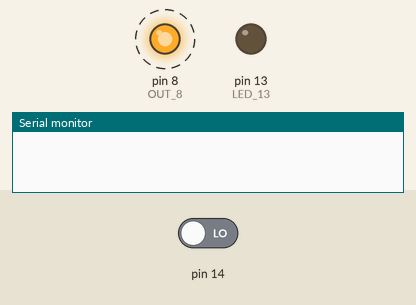
A sketch run on a simulated Arduino Uno, built with avr-gcc and run on an emulated ATmega328P. Parts: output pins drawn as LEDs (lit = HIGH), the last lines printed to the serial monitor. Dashed ring = blinking. The test bench sets the inputs (shaded band); at power-on: pin 14 LOW.

Above: at 1.2 s.
1.3 s: pin 14 driven HIGH
At 2.3 s:
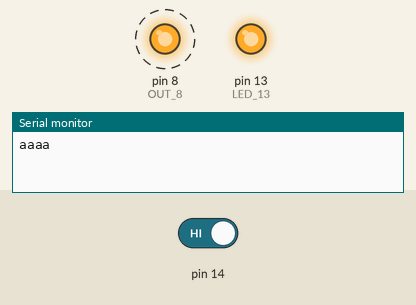
4.3 s: pin 14 driven LOW
At 4.9 s:
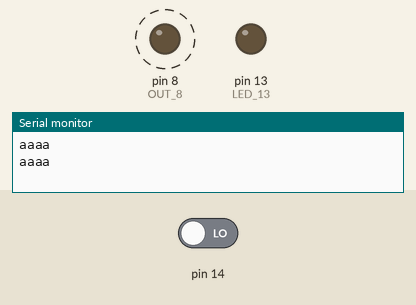
Timing chart, 0 to 13.3 s (numbered marks = the images above; inputs shaded):
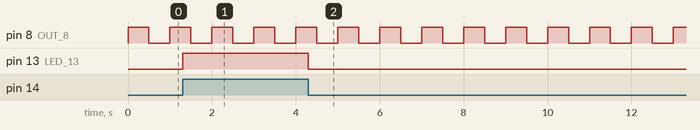

The sketch:

external_interrupt.ino
```cpp
#define OUT_8 (8)
#define LED_13 (13)

#define PCICR_PORTD_MASK (1 << 1)
#define PCICR_PORTD_CLEAR_FLAG (~(1 << 1))
#define PCMSK2_PCINT23_ENALBE_MASK (1 << 0)

ISR(PCINT1_vect) {
  PCIFR &= PCICR_PORTD_CLEAR_FLAG;  // Clear interrupt flag of PORTD

  digitalRead(LED_13) ? digitalWrite(LED_13, LOW) : digitalWrite(LED_13, HIGH);
  Serial.println("aaaa");


}

void setup() {
  Serial.begin(9600);
  pinMode(OUT_8, OUTPUT);
  pinMode(LED_13, OUTPUT);
  pinMode(7, INPUT);

  sei(); // Enable interrupts

  PCICR |= PCICR_PORTD_MASK; // Enable external interrupt on PORTD
  PCIFR &= PCICR_PORTD_CLEAR_FLAG; // Clear interrupt flag of PORTD
  PCMSK1 |= PCMSK2_PCINT23_ENALBE_MASK; // Enable interrupt on pin 7 (PCINT23)
}

void loop() {
  digitalWrite(OUT_8, HIGH);
  delay(500);
  digitalWrite(OUT_8, LOW);
  delay(500);
}
```

Measured:
- after the input at 1.3 s, pin 13 (LED_13): LOW → HIGH at once
- after the input at 4.3 s, pin 13 (LED_13): HIGH → LOW at once
- by itself, pin 8 (OUT_8): alternates HIGH for 0.50 s and LOW for 0.50 s
